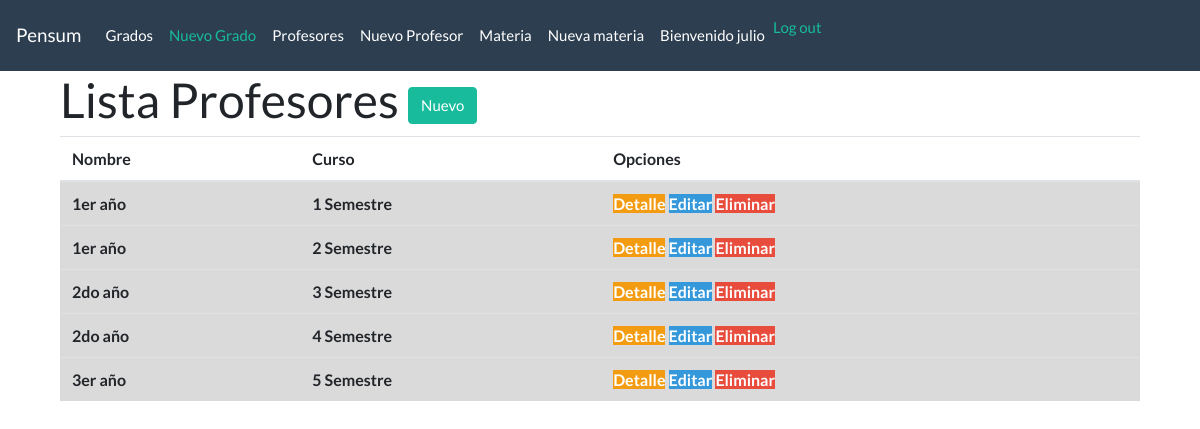
Page /profesores/ (signed in) on the earlier database version.
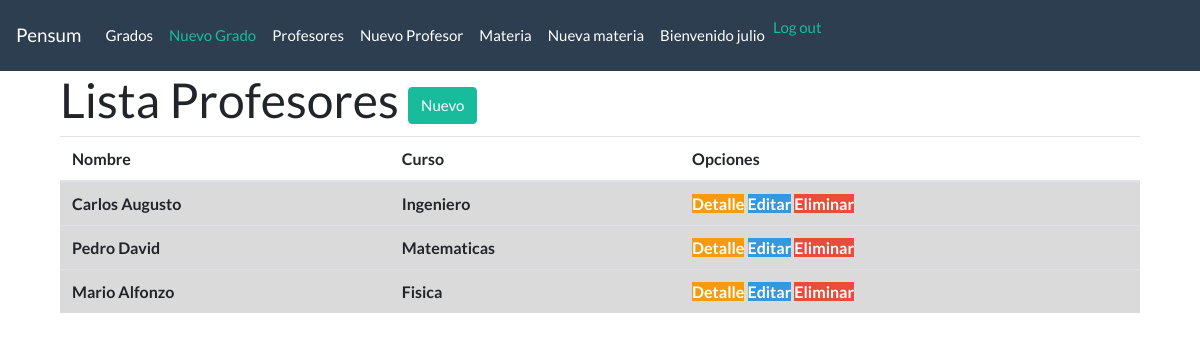
Same page on the later database version.
### python/models.py (models this page shows, shortened)
class TipoMateria(models.Model):
    nombre = models.CharField(max_length=50)
    descripcion = models.CharField(max_length=50)

### python/views.py (the view)
# urls.py: url(r'^profesores/$', views.lista_tipo, name ='lista_tipo'),
@login_required
def lista_tipo(request):
    tipos = TipoMateria.objects.order_by('id')
    return render(request, 'tipos/tipo_list.html', {'tipos':tipos})

### python/templates/tipos/tipo_list.html (shortened to what this page needs)
{% extends 'materias/base.html' %}
{% block content %}
<div class="container">
<h1>Lista Profesores <a href="{% url 'tipo_nuevo' %}" class="btn btn-success">Nuevo</a></h1>
  <table class="table table-hover">
    <thead>
      <tr>
        <th scope="col">Nombre</th>
        <th scope="col">Curso</th>
        <th scope="col">Opciones</th>
      </tr>
    </thead>
    <tbody>
      {% for tipo in tipos %}
      <tr class="table-active">
        <th>{{tipo.nombre}}</th>
        <th>{{tipo.descripcion}}</th>
        <th>
          <a href="{% url 'tipo_detalle' pk=tipo.pk %}" class="bt btn-warning">Detalle</a>
          <a href="{% url 'tipo_editar' pk=tipo.pk %}" class="bt btn-info"><span class="glyphicon glyphicon-pencil">Editar</span></a>
          <a href="{% url 'tipo_eliminar' pk=tipo.pk %}" class="bt btn-danger">Eliminar</a>
        </th>
      </tr>
      {% endfor %}
    </tbody>
  </table>
</div>
{% endblock %}

### python/templates/materias/base.html (shortened to what this page needs)
{% load static %}
<html>
    <head>
        <link rel="stylesheet" href="{% static 'css/clases.css' %}">
    </head>
  <body>
    <nav class="navbar navbar-expand-lg navbar-dark bg-primary">
    <a class="navbar-brand" href="{% url 'lista_materias' %}"> Pensum </a>
      <div class="collapse navbar-collapse" id="navbarColor01">
        <ul class="navbar-nav mr-auto">
          <a class="nav-link" href="{% url 'lista_materias' %}" class="top-menu"><span class="glyphicon glyphicon-list">  Grados </span></a>
          {% if user.is_authenticated %}
          <li class="nav-item active">
          <a class="nav-link" href="{% url 'materia_nuevo' %}" class="top-menu"><span class="glyphicon glyphicon-list"> Nuevo Grado </span></a>
          </li>
          <li class="nav-item">
          <a class="nav-link" href="{% url 'lista_tipo' %}" class="top-menu"><span class="glyphicon glyphicon-list"> Profesores </span></a>
          </li>
          <li class="nav-item">
          <a class="nav-link" href="{% url 'tipo_nuevo' %}" class="top-menu"><span class="glyphicon glyphicon-list"> Nuevo Profesor </span></a>
          </li>
          <li class="nav-item">
          <a class="nav-link" href="{% url 'lista_alumnos' %}" class="top-menu"><span class="glyphicon glyphicon-list"> Materia </span></a>
          </li>
          <li class="nav-item">
          <a class="nav-link" href="{% url 'alumno_nuevo' %}" class="top-menu"><span class="glyphicon glyphicon-list"> Nueva materia </span></a>
          </li>
          <a class="nav-link"> Bienvenido {{ user.username }} <a nav-link href="{% url 'logout' %}">Log out</a></a>
          {% else %}
          <a href="{% url 'login' %}" class="top-menu"><span class="glyphicon glyphicon-lock">Login</span></a>
          {% endif %}
        </ul>
      </div>
    </nav>
    <div class="content container">
    {% block content %}
    {% endblock %}
  </body>
</html>

Differences in the rows shown:
removed TipoMateria: nombre "1er año", descripcion "1 Semestre"
removed TipoMateria: nombre "1er año", descripcion "2 Semestre"
removed TipoMateria: nombre "2do año", descripcion "3 Semestre"
removed TipoMateria: nombre "2do año", descripcion "4 Semestre"
removed TipoMateria: nombre "3er año", descripcion "5 Semestre"
added TipoMateria: nombre "Carlos Augusto", descripcion "Ingeniero"
added TipoMateria: nombre "Pedro David", descripcion "Matematicas"
added TipoMateria: nombre "Mario Alfonzo", descripcion "Fisica"
